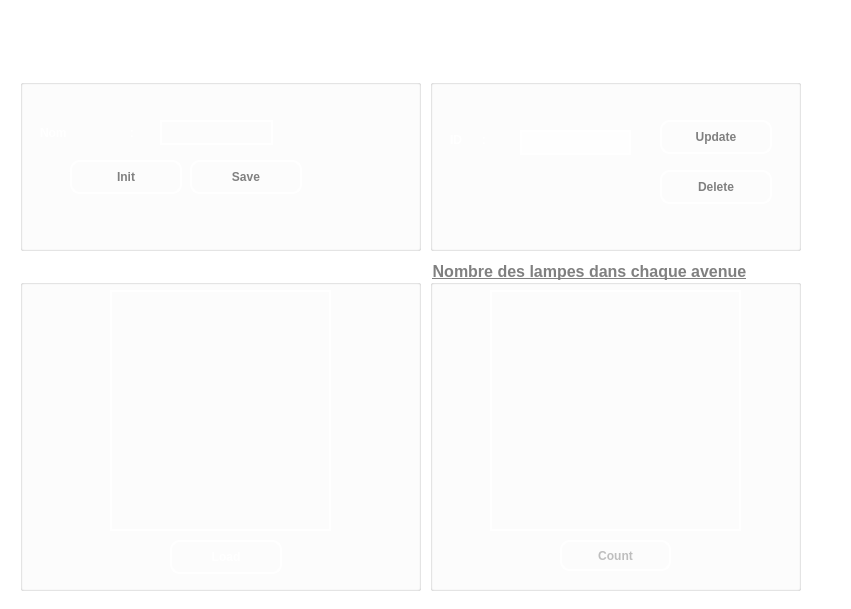
<?xml version="1.0" encoding="UTF-8"?>
<ui version="4.0">
 <class>avenuedialog</class>
 <widget class="QDialog" name="avenuedialog">
  <property name="geometry">
   <rect>
    <x>0</x>
    <y>0</y>
    <width>851</width>
    <height>609</height>
   </rect>
  </property>
  <property name="palette">
   <palette>
    <active>
     <colorrole role="WindowText">
      <brush brushstyle="SolidPattern">
       <color alpha="255">
        <red>255</red>
        <green>255</green>
        <blue>255</blue>
       </color>
      </brush>
     </colorrole>
     <colorrole role="Button">
      <brush brushstyle="SolidPattern">
       <color alpha="0">
        <red>0</red>
        <green>0</green>
        <blue>0</blue>
       </color>
      </brush>
     </colorrole>
     <colorrole role="Text">
      <brush brushstyle="SolidPattern">
       <color alpha="255">
        <red>255</red>
        <green>255</green>
        <blue>255</blue>
       </color>
      </brush>
     </colorrole>
     <colorrole role="ButtonText">
      <brush brushstyle="SolidPattern">
       <color alpha="255">
        <red>255</red>
        <green>255</green>
        <blue>255</blue>
       </color>
      </brush>
     </colorrole>
     <colorrole role="Base">
      <brush brushstyle="SolidPattern">
       <color alpha="0">
        <red>0</red>
        <green>0</green>
        <blue>0</blue>
       </color>
      </brush>
     </colorrole>
     <colorrole role="Window">
      <brush brushstyle="SolidPattern">
       <color alpha="0">
        <red>0</red>
        <green>0</green>
        <blue>0</blue>
       </color>
      </brush>
     </colorrole>
    </active>
    <inactive>
     <colorrole role="WindowText">
      <brush brushstyle="SolidPattern">
       <color alpha="255">
        <red>255</red>
        <green>255</green>
        <blue>255</blue>
       </color>
      </brush>
     </colorrole>
     <colorrole role="Button">
      <brush brushstyle="SolidPattern">
       <color alpha="0">
        <red>0</red>
        <green>0</green>
        <blue>0</blue>
       </color>
      </brush>
     </colorrole>
     <colorrole role="Text">
      <brush brushstyle="SolidPattern">
       <color alpha="255">
        <red>255</red>
        <green>255</green>
        <blue>255</blue>
       </color>
      </brush>
     </colorrole>
     <colorrole role="ButtonText">
      <brush brushstyle="SolidPattern">
       <color alpha="255">
        <red>255</red>
        <green>255</green>
        <blue>255</blue>
       </color>
      </brush>
     </colorrole>
     <colorrole role="Base">
      <brush brushstyle="SolidPattern">
       <color alpha="0">
        <red>0</red>
        <green>0</green>
        <blue>0</blue>
       </color>
      </brush>
     </colorrole>
     <colorrole role="Window">
      <brush brushstyle="SolidPattern">
       <color alpha="0">
        <red>0</red>
        <green>0</green>
        <blue>0</blue>
       </color>
      </brush>
     </colorrole>
    </inactive>
    <disabled>
     <colorrole role="WindowText">
      <brush brushstyle="SolidPattern">
       <color alpha="255">
        <red>255</red>
        <green>255</green>
        <blue>255</blue>
       </color>
      </brush>
     </colorrole>
     <colorrole role="Button">
      <brush brushstyle="SolidPattern">
       <color alpha="0">
        <red>0</red>
        <green>0</green>
        <blue>0</blue>
       </color>
      </brush>
     </colorrole>
     <colorrole role="Text">
      <brush brushstyle="SolidPattern">
       <color alpha="255">
        <red>255</red>
        <green>255</green>
        <blue>255</blue>
       </color>
      </brush>
     </colorrole>
     <colorrole role="ButtonText">
      <brush brushstyle="SolidPattern">
       <color alpha="255">
        <red>255</red>
        <green>255</green>
        <blue>255</blue>
       </color>
      </brush>
     </colorrole>
     <colorrole role="Base">
      <brush brushstyle="SolidPattern">
       <color alpha="0">
        <red>0</red>
        <green>0</green>
        <blue>0</blue>
       </color>
      </brush>
     </colorrole>
     <colorrole role="Window">
      <brush brushstyle="SolidPattern">
       <color alpha="0">
        <red>0</red>
        <green>0</green>
        <blue>0</blue>
       </color>
      </brush>
     </colorrole>
    </disabled>
   </palette>
  </property>
  <property name="font">
   <font>
    <pointsize>12</pointsize>
    <weight>75</weight>
    <bold>true</bold>
    <underline>true</underline>
   </font>
  </property>
  <property name="windowTitle">
   <string>Avenue</string>
  </property>
  <property name="windowIcon">
   <iconset>
    <normaloff>logo1.png</normaloff>logo1.png</iconset>
  </property>
  <property name="styleSheet">
   <string notr="true">QDialog {
    background-image: url(./user.png);
    background-repeat: no-repeat;
    background-position: center;
    background-color: transparent;
    color:white;
}
</string>
  </property>
  <widget class="QGroupBox" name="groupBox">
   <property name="enabled">
    <bool>false</bool>
   </property>
   <property name="geometry">
    <rect>
     <x>430</x>
     <y>260</y>
     <width>371</width>
     <height>331</height>
    </rect>
   </property>
   <property name="styleSheet">
    <string notr="true">QGroupBox::enabled{

color:white;
font-weight: bold;
}
QLabel{color:white;}
QGroupBox::disabled{

color:gray;
font-weight: bold;
}</string>
   </property>
   <property name="title">
    <string>Nombre des lampes dans chaque avenue</string>
   </property>
   <widget class="QTableView" name="tableView_2">
    <property name="geometry">
     <rect>
      <x>60</x>
      <y>30</y>
      <width>251</width>
      <height>241</height>
     </rect>
    </property>
    <property name="styleSheet">
     <string notr="true">QTableView { background-color: rgba(255, 255, 255, 0); border: 1px solid gray; }
QTableView  { border: 2px solid white; border-style: outset; }
QTableView  { font-weight: bold; color: white; }
QTableView QHeaderView::section {
    background-color: transparent;
    border: 0;
    border-bottom: 1px solid white;
}
QTableView {
  gridline-color: white;
}
</string>
    </property>
   </widget>
   <widget class="QPushButton" name="pushButton_nbr">
    <property name="geometry">
     <rect>
      <x>130</x>
      <y>280</y>
      <width>111</width>
      <height>31</height>
     </rect>
    </property>
    <property name="styleSheet">
     <string notr="true">QPushButton::enabled { background-color: rgba(0, 0, 0, 0);
color:white;
 }
QPushButton { border: 2px solid white; border-radius: 5px; font-size: 12px; }
QPushButton{ border: 2px solid white; border-radius: 10px; background-color: transparent; padding: 5px;
font-weight: bold; }
QPushButton:hover { border: 2px solid white; background-color: rgba(220, 220, 220, 0.5); }
QPushButton:enabled {
  color: white;
font-weight: bold;
}</string>
    </property>
    <property name="text">
     <string>Count</string>
    </property>
   </widget>
  </widget>
  <widget class="QGroupBox" name="groupBox_2">
   <property name="geometry">
    <rect>
     <x>20</x>
     <y>260</y>
     <width>401</width>
     <height>331</height>
    </rect>
   </property>
   <property name="styleSheet">
    <string notr="true">QGroupBox{

color:white;
font-weight: bold;
}
QLabel{color:white;}</string>
   </property>
   <property name="title">
    <string>Table Avenue</string>
   </property>
   <widget class="QTableView" name="tableView">
    <property name="geometry">
     <rect>
      <x>90</x>
      <y>30</y>
      <width>221</width>
      <height>241</height>
     </rect>
    </property>
    <property name="styleSheet">
     <string notr="true">QTableView { background-color: rgba(255, 255, 255, 0); border: 1px solid gray; }
QTableView  { border: 2px solid white; border-style: outset; }
QTableView  { font-weight: bold; color: white; }
QTableView QHeaderView::section {
    background-color: transparent;
    border: 0;
    border-bottom: 1px solid white;
}
QTableView {
  gridline-color: white;
}
</string>
    </property>
   </widget>
   <widget class="QPushButton" name="pushButton">
    <property name="enabled">
     <bool>true</bool>
    </property>
    <property name="geometry">
     <rect>
      <x>150</x>
      <y>280</y>
      <width>112</width>
      <height>34</height>
     </rect>
    </property>
    <property name="styleSheet">
     <string notr="true">QPushButton { background-color: rgba(0, 0, 0, 0);
color:white;
 }
QPushButton { border: 2px solid white; border-radius: 5px; font-size: 12px; }
QPushButton { border: 2px solid white; border-radius: 10px; background-color: transparent; padding: 5px;
font-weight: bold; }
QPushButton:hover { border: 2px solid white; background-color: rgba(220, 220, 220, 0.5); }
button:enabled {
  color: white;
font-weight: bold;
}</string>
    </property>
    <property name="text">
     <string>Load</string>
    </property>
   </widget>
  </widget>
  <widget class="QGroupBox" name="groupBox_3">
   <property name="geometry">
    <rect>
     <x>20</x>
     <y>60</y>
     <width>401</width>
     <height>191</height>
    </rect>
   </property>
   <property name="styleSheet">
    <string notr="true">QGroupBox{

color:white;
font-weight: bold;
}
QLabel{color:white;}
QPushButton::Disabled {
  color: Gray;
}</string>
   </property>
   <property name="title">
    <string>Ajouter Avenue</string>
   </property>
   <widget class="QLineEdit" name="lineEdit_2Nom">
    <property name="geometry">
     <rect>
      <x>140</x>
      <y>60</y>
      <width>113</width>
      <height>25</height>
     </rect>
    </property>
    <property name="styleSheet">
     <string notr="true">QLineEdit { background-color: rgba(255, 255, 255, 0); border: 1px solid gray; }
QLineEdit { border: 2px solid white; border-style: outset; }
QLineEdit { font-weight: bold; color: white; }</string>
    </property>
   </widget>
   <widget class="QLabel" name="label">
    <property name="geometry">
     <rect>
      <x>20</x>
      <y>60</y>
      <width>111</width>
      <height>25</height>
     </rect>
    </property>
    <property name="font">
     <font>
      <weight>75</weight>
      <bold>true</bold>
     </font>
    </property>
    <property name="text">
     <string>Nom                   :</string>
    </property>
   </widget>
   <widget class="QPushButton" name="pushButton_4">
    <property name="enabled">
     <bool>false</bool>
    </property>
    <property name="geometry">
     <rect>
      <x>170</x>
      <y>100</y>
      <width>112</width>
      <height>34</height>
     </rect>
    </property>
    <property name="styleSheet">
     <string notr="true">QPushButton { border: 2px solid white; border-radius: 5px; font-size: 12px; }
QPushButton { border: 2px solid white; border-radius: 10px; background-color: transparent; padding: 5px;
font-weight: bold; }
QPushButton:hover { border: 2px solid white; background-color: rgba(220, 220, 220, 0.5); }
QPushButton:enabled {
  color: white;
font-weight: bold;
}</string>
    </property>
    <property name="text">
     <string>Save</string>
    </property>
   </widget>
   <widget class="QPushButton" name="pushButton_5">
    <property name="enabled">
     <bool>false</bool>
    </property>
    <property name="geometry">
     <rect>
      <x>50</x>
      <y>100</y>
      <width>112</width>
      <height>34</height>
     </rect>
    </property>
    <property name="styleSheet">
     <string notr="true">QPushButton { background-color: rgba(0, 0, 0, 0);

 }
QPushButton { border: 2px solid white; border-radius: 5px; font-size: 12px; }
QPushButton { border: 2px solid white; border-radius: 10px; background-color: transparent; padding: 5px;
font-weight: bold; }
QPushButton:hover { border: 2px solid white; background-color: rgba(220, 220, 220, 0.5); }
button:enabled {
  color: white;
font-weight: bold;
}</string>
    </property>
    <property name="text">
     <string>Init</string>
    </property>
   </widget>
  </widget>
  <widget class="QGroupBox" name="groupBox_4">
   <property name="geometry">
    <rect>
     <x>430</x>
     <y>60</y>
     <width>371</width>
     <height>191</height>
    </rect>
   </property>
   <property name="styleSheet">
    <string notr="true">QGroupBox{

color:white;
font-weight: bold;
}
QLabel{color:white;}
QPushButton::Disabled {
  color: Gray;
}</string>
   </property>
   <property name="title">
    <string>Supprimer,Modifier Avenue</string>
   </property>
   <widget class="QPushButton" name="pushButton_2">
    <property name="enabled">
     <bool>false</bool>
    </property>
    <property name="geometry">
     <rect>
      <x>230</x>
      <y>60</y>
      <width>112</width>
      <height>34</height>
     </rect>
    </property>
    <property name="styleSheet">
     <string notr="true">
QPushButton { border: 2px solid white; border-radius: 5px; font-size: 12px; }
QPushButton { border: 2px solid white; border-radius: 10px; background-color: transparent; padding: 5px;
font-weight: bold; }
QPushButton:hover { border: 2px solid white; background-color: rgba(220, 220, 220, 0.5); }
QPushButton:enabled {
  color: white;
font-weight: bold;
}</string>
    </property>
    <property name="text">
     <string>Update</string>
    </property>
   </widget>
   <widget class="QPushButton" name="pushButton_3">
    <property name="enabled">
     <bool>false</bool>
    </property>
    <property name="geometry">
     <rect>
      <x>230</x>
      <y>110</y>
      <width>112</width>
      <height>34</height>
     </rect>
    </property>
    <property name="styleSheet">
     <string notr="true">QPushButton { border: 2px solid white; border-radius: 5px; font-size: 12px; }
QPushButton { border: 2px solid white; border-radius: 10px; background-color: transparent; padding: 5px;
font-weight: bold; }
QPushButton:hover { border: 2px solid white; background-color: rgba(220, 220, 220, 0.5); }
QPushButton:enabled {
  color: white;
font-weight: bold;
}</string>
    </property>
    <property name="text">
     <string>Delete</string>
    </property>
   </widget>
   <widget class="QLineEdit" name="lineEdit_ID">
    <property name="enabled">
     <bool>false</bool>
    </property>
    <property name="geometry">
     <rect>
      <x>90</x>
      <y>70</y>
      <width>111</width>
      <height>25</height>
     </rect>
    </property>
    <property name="styleSheet">
     <string notr="true">QLineEdit { background-color: rgba(255, 255, 255, 0.8); border: 1px solid gray; }
QLineEdit { border: 2px solid white; border-style: outset; }
QLineEdit { font-weight: bold; color: Gray; }</string>
    </property>
    <property name="text">
     <string/>
    </property>
   </widget>
   <widget class="QLabel" name="label_2">
    <property name="geometry">
     <rect>
      <x>20</x>
      <y>70</y>
      <width>111</width>
      <height>19</height>
     </rect>
    </property>
    <property name="font">
     <font>
      <weight>75</weight>
      <bold>true</bold>
     </font>
    </property>
    <property name="text">
     <string>ID      :</string>
    </property>
   </widget>
  </widget>
  <widget class="QLabel" name="label_3">
   <property name="geometry">
    <rect>
     <x>390</x>
     <y>15</y>
     <width>81</width>
     <height>31</height>
    </rect>
   </property>
   <property name="font">
    <font>
     <pointsize>12</pointsize>
     <weight>75</weight>
     <bold>true</bold>
     <underline>true</underline>
    </font>
   </property>
   <property name="styleSheet">
    <string notr="true">QLabel{color:white;}</string>
   </property>
   <property name="text">
    <string>Avenue</string>
   </property>
  </widget>
 </widget>
 <resources/>
 <connections/>
</ui>
